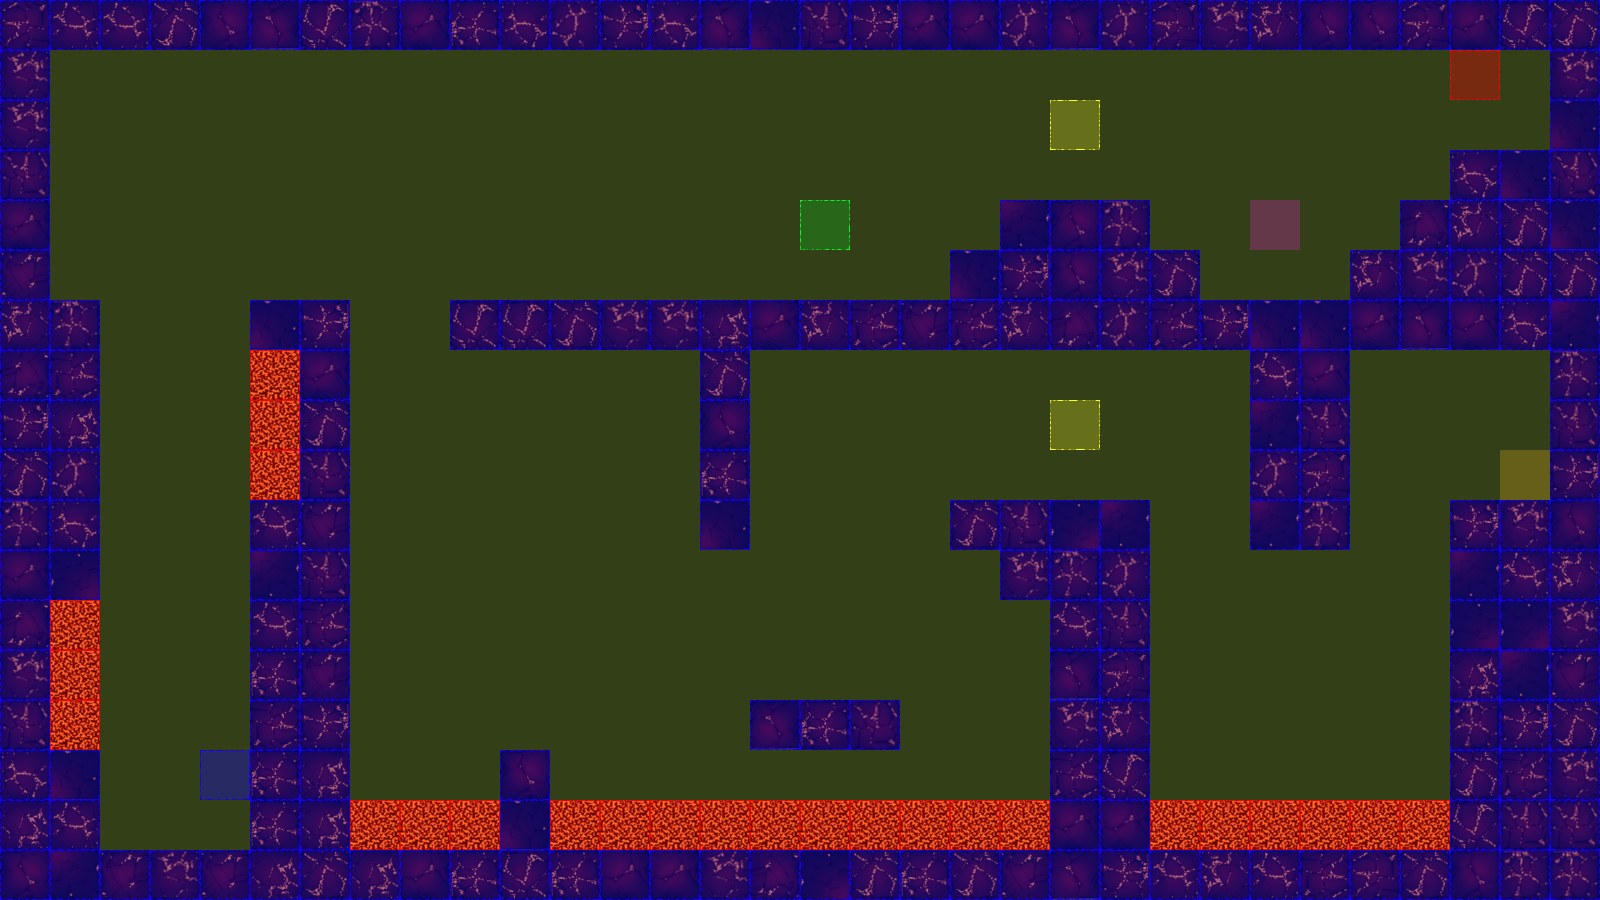

This game map was drawn from its Tiled (.tmx) file and the tilesets committed beside it. A one-line description and the trimmed map source follow:
An orthogonal 32x18 tile map with 50x50 px tiles, 3 tile layers (terrain, collision, event), 2 tilesets.

<map version="1.0" orientation="orthogonal" renderorder="left-up" width="32" height="18" tilewidth="50" tileheight="50" nextobjectid="3">
 <tileset firstgid="1" name="dungeonTile.png" tilewidth="50" tileheight="50" tilecount="64" columns="8">
  <image source="tiles/dungeonTile.png" width="400" height="400" />
 </tileset>
 <tileset firstgid="65" name="collisionTile" tilewidth="50" tileheight="50" tilecount="12" columns="3">
  <image source="tiles/collisionTile.png" width="150" height="200" />
 </tileset>
 <layer name="terrain" width="32" height="18">
  <data>[576 cells, 258 non-empty, 24 distinct tile ids]</data>
 </layer>
 <layer name="collision" width="32" height="18">
  <data>[576 cells, 576 non-empty, 3 distinct tile ids]</data>
 </layer>
 <layer name="event" width="32" height="18">
  <data>[576 cells, 7 non-empty, 6 distinct tile ids]</data>
 </layer>
</map>
